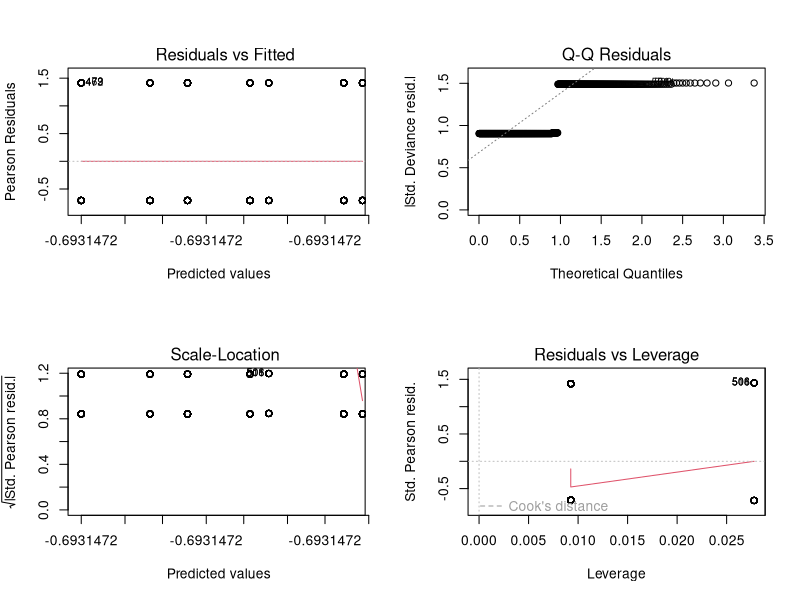
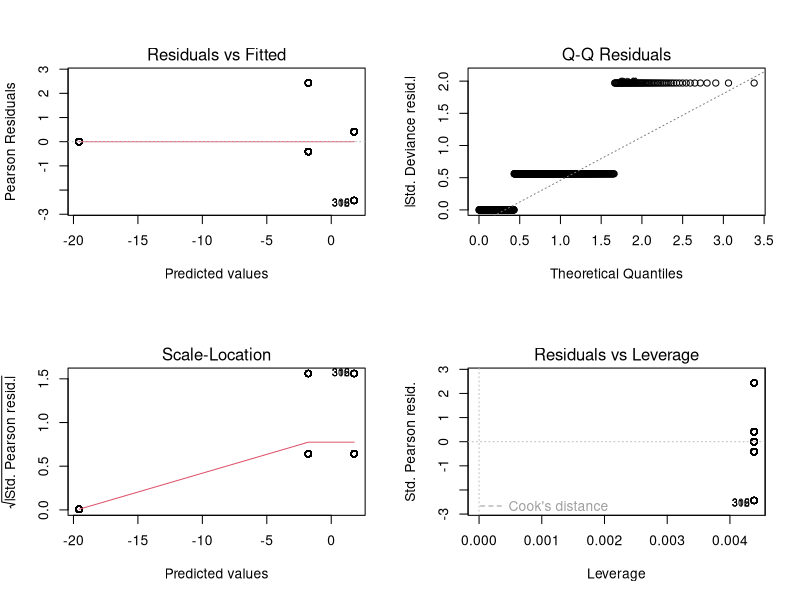
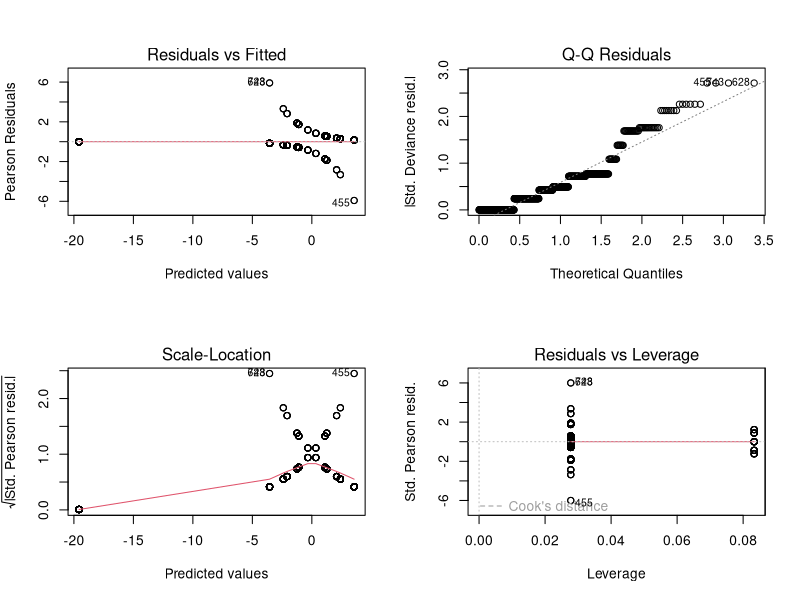

Generate these figures, in order, with R: (Note: this script raises an error after producing the figures.)
#### Plate bottleneck experiment 2: phenotype analysis
# Created: 22/04/18 Jack Common

rm(list=ls())

library(ggplot2)
library(scales)
library(reshape2)
library(dplyr)
library(tidyr)
library(magrittr)
library(cowplot)
library(lme4)

#### Functions ####
# AIC comparison function
compare_AICs = function(df){          # df is a dataframe of AIC values 
  print(df)                           # prints the origina AIC values 
  col_len = length(df[,2])            # extracts the number of number of models
  AIC_min = abs(min(df[,2]))          # finds the minimum AIC value
  for (i in seq(1, col_len, 1)){      # loop through the AIC values and prints the absolute differences from AIC_min
    print( (abs(df[i,2])) - AIC_min)
  }
}

## Convert log-odds to probabilities from binomial GLM output
logit2prob <- function(logit){
  odds <- exp(logit)
  prob <- odds / (1 + odds)
  return(prob)
}

#### Data - CR-ve ####
pheno <- read.csv('./Revisions/original_data/CR_neg_phenotype.csv', header=T)
pheno <- melt(pheno, measure.vars = c('CRISPR', 'SM', 'Sensitive'))
pheno$Replicate %<>% as.factor()
pheno$Clone %<>% as.factor
pheno$bottleneck %<>% as.factor()
pheno <- plyr::rename(pheno, c("variable"="phenotype"))

#### Models - CR-ve ####
m.null <- glm(value~1, data=pheno, family=binomial)
m1 <- glm(value~bottleneck, data=pheno, family=binomial)
m2 <- glm(value~phenotype, data=pheno, family=binomial)
m.g <- glm(value~bottleneck*phenotype, data=pheno, family=binomial)

par(mfrow=c(2,2))
plot(m1)
plot(m2)
plot(m.g)

# Compare using delta-AIC to get K-L values
AIC(m.null, m1, m2, m.g) %>% compare_AICs()

# And finally a likelihood test
anova(m.g, test="Chisq")
drop1(m.g, test="Chisq")

summary(m.g)
confint(m.g)

# Get the actual probabilities from the model
model.tables(aov(m.g), "mean")

# Confidence intervals
pheno$phenotype %<>% relevel(ref="SM")
pheno$phenotype %<>% relevel(ref="Sensitive")
pheno$phenotype %<>% relevel(ref="CRISPR")

pheno$bottleneck %<>% relevel(ref="9")
pheno$bottleneck %<>% relevel(ref="8")
pheno$bottleneck %<>% relevel(ref="7")
pheno$bottleneck %<>% relevel(ref="6")
pheno$bottleneck %<>% relevel(ref="5")
pheno$bottleneck %<>% relevel(ref="4")
pheno$bottleneck %<>% relevel(ref="3")
pheno$bottleneck %<>% relevel(ref="2")

m.g <- glm(value~bottleneck*phenotype, data=pheno, family=binomial)

logit2prob(confint(m.g))

### Summary figures
OG_genotypes = c('prop.CRISPR', 'prop.SM', 'prop.Sensitive')
genotype_names_facet = list(
  'prop.CRISPR' = 'CRISPR',
  'prop.Sensitive' = 'SM',
  'prop.SM' = 'Sensitive'
)

genotype_names_legend = c('CRISPR', 'SM', 'Sensitive')

genotype_labeller = function(variable, value) {
  return(genotype_names_facet[value])
}

pheno_sum <- read.csv('./Revisions/summary_data/CRneg_pheno_summary.csv')
pheno_sum$bottleneck %<>% as.factor()
pheno_sum$variable %<>% relevel(., ref='Sensitive')
pheno_sum$variable %<>% relevel(., ref='SM')
pheno_sum$variable %<>% relevel(., ref='CRISPR')

pheno_sum_fig <- ggplot(aes(y=mean, x=bottleneck, group=variable), data=pheno_sum)+
  geom_bar(aes(fill=variable), stat='identity', size=3.5, position=position_dodge(1))+
  geom_errorbar(aes(ymin=lower, ymax=upper), width=0.3, size=0.7, position=position_dodge(1))+
  
  labs(x='Bottleneck', y='Proportion')+
  
  theme_bw()+
  theme(plot.title = element_text(face="bold", hjust=0.5, size = 16))+
  theme(axis.title = element_text(face='bold', size=14))+
  theme(legend.title = element_text(face='bold', size=12))+
  theme(legend.title.align = 0.5)+
  theme(legend.position = "right")+
  theme(legend.key.width = unit(1, 'cm'))+
  theme(legend.key.height = unit(0.8, 'cm'))+
  theme(legend.text = element_text(size=11))+
  
  scale_x_discrete(breaks=sol_OG_bottleneck, labels=sol_bottleneck_names_legend)+
  theme(axis.text = element_text(size=12))+
  
  scale_fill_manual(name='Genotype',
                    breaks = c('CRISPR', "Sensitive", "SM"),
                    labels = c("CRISPR", "Sensitive", "SM"),
                    values = c("#F8766D", "#619CFF", "#00BA38"))+
  NULL
pheno_sum_fig

layer_scales(pheno_sum_fig)$x$range$range
